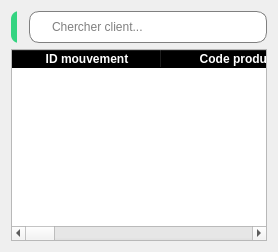
               <widget class="QWidget" name="tab_mvt_stock">
                <attribute name="title">
                 <string>Mvts Stocks</string>
                </attribute>
                <layout class="QGridLayout" name="gridLayout_7">
                 <item row="9" column="0" colspan="4">
                  <widget class="QTableWidget" name="table_infos_mvt_stock">
                   <property name="styleSheet">
                    <string notr="true">QHeaderView::section{
	font-weight: bold;
	background-color: black;
	color: white;
}

QTablewidget{
	alternate-background-color: #B0EDFB;
	background-color: #F4F9FA;
}</string>
                   </property>
                   <property name="alternatingRowColors">
                    <bool>true</bool>
                   </property>
                   <attribute name="horizontalHeaderDefaultSectionSize">
                    <number>150</number>
                   </attribute>
                   <attribute name="horizontalHeaderStretchLastSection">
                    <bool>true</bool>
                   </attribute>
                   <column>
                    <property name="text">
                     <string>ID mouvement</string>
                    </property>
                   </column>
                   <column>
                    <property name="text">
                     <string>Code produit</string>
                    </property>
                   </column>
                   <column>
                    <property name="text">
                     <string>Label</string>
                    </property>
                   </column>
                   <column>
                    <property name="text">
                     <string>Type</string>
                    </property>
                   </column>
                   <column>
                    <property name="text">
                     <string>Quantité disponible</string>
                    </property>
                   </column>
                   <column>
                    <property name="text">
                     <string>Unité</string>
                    </property>
                   </column>
                   <column>
                    <property name="text">
                     <string>Utilisateur</string>
                    </property>
                   </column>
                   <column>
                    <property name="text">
                     <string>Date</string>
                    </property>
                   </column>
                  </widget>
                 </item>
                 <item row="0" column="3">
                  <widget class="QLineEdit" name="cherche_mvt_stock">
                   <property name="minimumSize">
                    <size>
                     <width>0</width>
                     <height>32</height>
                    </size>
                   </property>
                   <property name="maximumSize">
                    <size>
                     <width>407</width>
                     <height>31</height>
                    </size>
                   </property>
                   <property name="styleSheet">
                    <string notr="true">QLineEdit{
	padding-left: 20px;
	border: 1px solid gray;
	border-radius:10px
}</string>
                   </property>
                   <property name="placeholderText">
                    <string>Chercher client...</string>
                   </property>
                  </widget>
                 </item>
                 <item row="0" column="0" colspan="2">
                  <widget class="QWidget" name="widget_13" native="true">
                   <widget class="QPushButton" name="export_excel_btn_mvt_stock">
                    <property name="geometry">
                     <rect>
                      <x>0</x>
                      <y>0</y>
                      <width>122</width>
                      <height>32</height>
                     </rect>
                    </property>
                    <property name="minimumSize">
                     <size>
                      <width>0</width>
                      <height>32</height>
                     </size>
                    </property>
                    <property name="maximumSize">
                     <size>
                      <width>122</width>
                      <height>32</height>
                     </size>
                    </property>
                    <property name="styleSheet">
                     <string notr="true">QPushButton{
	background-color: #34D481;
	color: white;
	border: none;
	border-radius: 8px;
	font-weight: bold;
	font-size: 12px
}</string>
                    </property>
                    <property name="text">
                     <string>Export Excel</string>
                    </property>
                    <property name="icon">
                     <iconset resource="ressources.qrc">
                      <normaloff>:/icones/excel.png</normaloff>:/icones/excel.png</iconset>
                    </property>
                   </widget>
                   <widget class="QPushButton" name="export_pdf_btn_mvt_stock">
                    <property name="geometry">
                     <rect>
                      <x>130</x>
                      <y>0</y>
                      <width>122</width>
                      <height>32</height>
                     </rect>
                    </property>
                    <property name="minimumSize">
                     <size>
                      <width>0</width>
                      <height>32</height>
                     </size>
                    </property>
                    <property name="maximumSize">
                     <size>
                      <width>122</width>
                      <height>32</height>
                     </size>
                    </property>
                    <property name="styleSheet">
                     <string notr="true">QPushButton{
	background-color: rgb(255, 58, 21);
	color: white;
	border: none;
	border-radius: 8px;
	font-weight: bold;
	font-size: 12px
}</string>
                    </property>
                    <property name="text">
                     <string>Export PDF</string>
                    </property>
                    <property name="icon">
                     <iconset resource="ressources.qrc">
                      <normaloff>:/icones/pdf.png</normaloff>:/icones/pdf.png</iconset>
                    </property>
                   </widget>
                  </widget>
                 </item>
                </layout>
               </widget>
